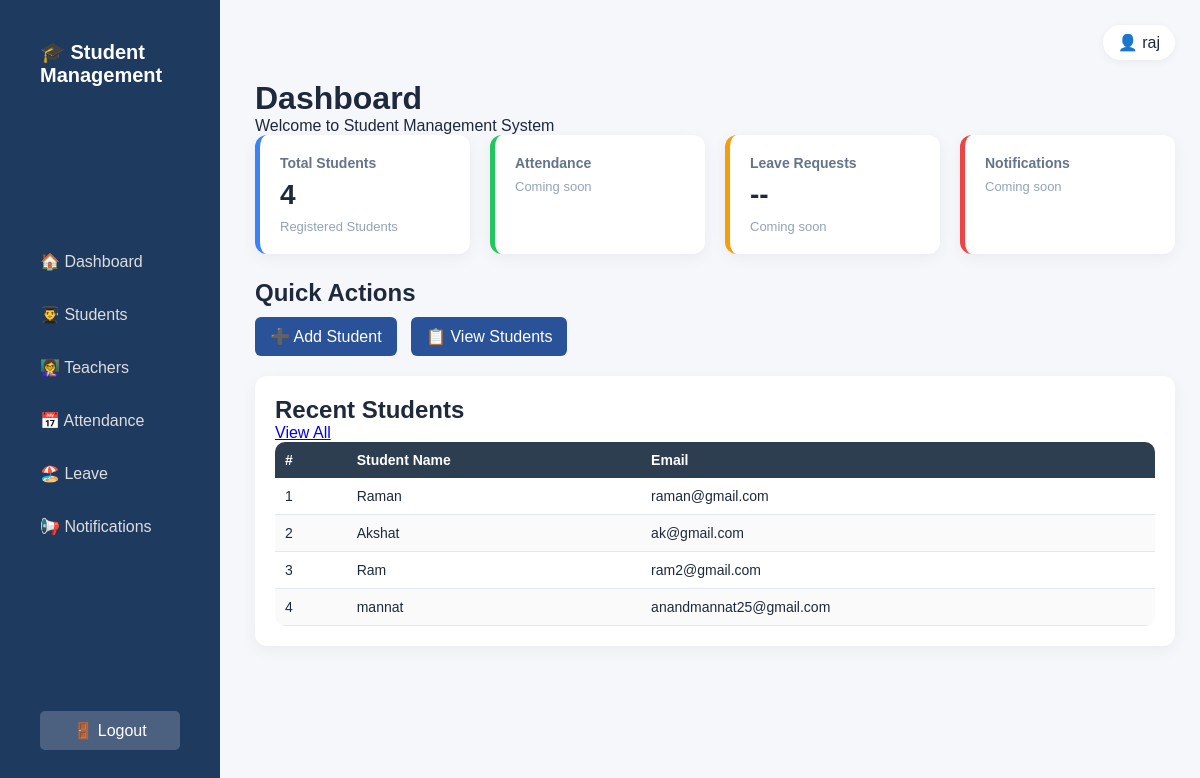
The page /dashboard/ (signed in) on the database its author committed.
### students/models.py (models this page shows, shortened)
class Student(models.Model):
    GENDER_CHOICES=[("Male","Male"),
                    ("Female","Female"),
                    ("Other","Other")]
    student_name=models.CharField(max_length=100,default='')
    father_name=models.CharField(max_length=100,default='')
    mobile_number=models.CharField(max_length=10)
    dob=models.DateField(default=None)
    gender=models.CharField(max_length=100, choices=GENDER_CHOICES)
    email=models.EmailField(unique=True)
    class_student=models.CharField(max_length=10)
    roll_number=models.IntegerField()
    created_at=models.DateTimeField(auto_now_add=True)
    updated_at=models.DateTimeField(auto_now=True)
    class Meta:
        db_table="Student"
        ordering=["student_name"]

### students/views.py (the view)
# urls.py: path("dashboard/",views.dashboard,name='dashboard'),
@login_required(login_url='login')
def dashboard(request):
    total_students = Student.objects.count()
    recent_students = Student.objects.order_by("-id")[:5]
    context = {
        "total_students": total_students,
        "recent_students": recent_students,
    }
    return render(request,"student_app/Dashboard.html",context)

### templates/student_app/dashboard.html (shortened to what this page needs)
{% extends 'student_app/base.html' %}
{% block content %}
<div class="content">
    <h1>Dashboard</h1>
    <p class="subtitle">Welcome to Student Management System</p>
    <div class="dashboard-cards">
        <div class="dashboard-card">
            <h3>Total Students</h3>
            <h2>{{ total_students }}</h2>
            <p>Registered Students</p>
        </div>
        <div class="dashboard-card">
            <h3>Attendance</h3>
            <p>Coming soon</p>
        </div>
        <div class="dashboard-card">
            <h3>Leave Requests</h3>
            <h2>--</h2>
            <p>Coming soon</p>
        </div>
        <div class="dashboard-card">
            <h3>Notifications</h3>
            <p>Coming soon</p>
        </div>
    </div>
    <div class="quick-actions">
        <h2>Quick Actions</h2>
        <a href="{% url 'register_url' %}" class="btn-primary">
            ➕ Add Student
        </a>
        <a href="{% url 'table_url' %}" class="btn-secondary">
            📋 View Students
        </a>
    </div>
    <div class="recent-section">
        <div class="section-header">
            <h2>Recent Students</h2>
            <a href="{% url 'table_url' %}">View All</a>
        </div>
        <table>
            <thead>
                <tr>
                    <th>#</th>
                    <th>Student Name</th>
                    <th>Email</th>
                </tr>
            </thead>
            <tbody>
                {% for student in recent_students %}
                <tr>
                    <td>{{ forloop.counter }}</td>
                    <td>{{ student.student_name }}</td>
                    <td>{{ student.email }}</td>
                </tr>
                {% empty %}
                <tr>
                    <td colspan="3">No students found</td>
                </tr>
                {% endfor %}
            </tbody>
        </table>
    </div>
</div>
{% endblock %}

### templates/student_app/base.html (shortened to what this page needs)
{% load static %}
<!DOCTYPE html>
<html lang="en">
<head>
    <link rel="stylesheet" href="{% static 'css/dashboard.css' %}">
</head>
<body>
<aside class="sidebar">
    <div class="logo">🎓 Student Management</div>
    <nav>
        <a href="{% url 'dashboard' %}">🏠 Dashboard</a>
        <a href="{% url 'table_url' %}">👨‍🎓 Students</a>
        <a href="{% url 'teachers' %}">👩‍🏫 Teachers</a>
        <a href="{% url 'attendance' %}">📅 Attendance</a>
        <a href="{#}">🏖️ Leave</a>
        <a href="{% url 'notification' %}">📢 Notifications</a>
    </nav>
    <div class="sidebar-bottom">
        <a href="{% url 'logout' %}">🚪 Logout</a>
    </div>
</aside>
<main class="main-content">
    <header class="top-header">
        <div class="user-info">
            👤 {{ request.user.username }}
        </div>
    </header>
    <div class="content">
        {% block content %}
        {% endblock %}
    </div>
</main>
</body>
</html>

### static/css/dashboard.css (style rules this page uses)
* { margin: 0; padding: 0; box-sizing: border-box; }
body { font-family: 'Segoe UI', sans-serif; display: flex; background: #f4f7fb; color: #1e293b; }
.sidebar { width: 230px; height: 100vh; background: linear-gradient(180deg, #1e3c72, #2a5298); color: white; position: fixed; left: 0; top: 0; display: flex; flex-direction: column; justify-content: space-between; }
.logo { font-size: 20px; font-weight: bold; padding: 20px; }
.sidebar nav a { display: block; padding: 12px 20px; color: #ddd; text-decoration: none; transition: 0.3s; }
.sidebar-bottom { padding: 20px; }
.sidebar-bottom a { background: rgba(255,255,255,0.2); padding: 10px; display: block; text-align: center; border-radius: 6px; color: white; text-decoration: none; }
.main-content { margin-left: 230px; width: 100%; padding: 25px; }
.top-header { display: flex; justify-content: space-between; align-items: center; margin-bottom: 20px; }
.user-info { background: #fff; padding: 8px 15px; border-radius: 20px; box-shadow: 0 2px 8px rgba(0,0,0,0.05); }
.dashboard-cards { display: grid; grid-template-columns: repeat(4, 1fr); gap: 20px; margin-bottom: 25px; }
.dashboard-card { background: #fff; padding: 20px; border-radius: 12px; box-shadow: 0 4px 15px rgba(0,0,0,0.05); transition: 0.3s ease; border-left: 5px solid #3b82f6; }
.dashboard-card h3 { font-size: 14px; color: #64748b; }
.dashboard-card h2 { font-size: 28px; margin: 8px 0; }
.dashboard-card p { font-size: 13px; color: #94a3b8; }
.dashboard-card:nth-child(1) { border-left-color: #3b82f6; }
.dashboard-card:nth-child(2) { border-left-color: #22c55e; }
.dashboard-card:nth-child(3) { border-left-color: #f59e0b; }
.dashboard-card:nth-child(4) { border-left-color: #ef4444; }
.quick-actions { margin: 20px 0; }
.quick-actions h2 { margin-bottom: 10px; }
.quick-actions a { display: inline-block; margin-right: 10px; padding: 10px 15px; background: #2a5298; color: white; border-radius: 6px; text-decoration: none; transition: 0.3s; }
.recent-section { background: #fff; padding: 20px; border-radius: 12px; box-shadow: 0 4px 15px rgba(0,0,0,0.05); }
table { width: 100%; border-collapse: collapse; }
table th { background: #f1f5f9; padding: 12px; text-align: left; font-size: 14px; }
table td { padding: 10px; border-bottom: 1px solid #e2e8f0; font-size: 14px; }
* { margin:0; padding:0; box-sizing:border-box; font-family: Arial, sans-serif; }
body { display:flex; background:#f4f6f9; }
.sidebar { width:220px; height:100vh; background:#1e3a5f; color:white; padding:20px; }
.sidebar a { display:block; color:white; text-decoration:none; padding:10px; margin:10px 0; border-radius:5px; }
table { width:100%; border-collapse:collapse; background:white; border-radius:10px; overflow:hidden; }
th, td { padding:12px; text-align:left; }
th { background:#f1f1f1; }
tr:nth-child(even) { background:#fafafa; }
body { background: #f5f7fb; font-family: Arial, sans-serif; }
table { width: 100%; border-collapse: collapse; background: white; }
table th { background: #2c3e50; color: white; }
table th, table td { padding: 10px; }

### rows shown on the page
Student: student_name "Raman", email "raman@gmail.com"
Student: student_name "Akshat", email "ak@gmail.com"
Student: student_name "Ram", email "ram2@gmail.com"
Student: student_name "mannat", email "anandmannat25@gmail.com"

### other values the page prints
{{ request.user.username }} "raj"
{{ total_students }} "4"
